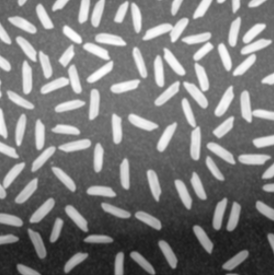
#> input picture OpenCV/image/rice.png, 274 x 275 px
$ python '10-Canny Edge Detection and Gradients 边缘识别.py'   (older library calls are emulated)
#> lines starting #> are read from the running program, lines starting #| are printed output that depends on the picture
# https://pythonprogramming.net/canny-edge-detection-gradients-python-opencv-tutorial/?completed=/morphological-transformation-python-opencv-tutorial/

'''
介绍图像梯度和边缘检测。图像梯度可以用来测量方向的强度，边缘检测完全像它听起来的那样：它发现边缘！
关于 canny的原理，可以参考如下：
http://blog.csdn.net/liuzhuomei0911/article/details/51345591


Canny边缘检测：
原理：1986年由John F.Canny提出的算法
步骤:
1噪声去除
由于边缘检测容易受到噪声影响，因此需去除噪声，第一步是使用5*5的高斯滤波器
（先看5*5高斯滤波器）

2计算图像梯度
对平滑后的图像使用Sobel算子计算水平方向和竖直方向的一阶导数（图像梯度）
(Gx和Gy)。根据得到的这两幅梯度图(Gx和Gy)找到边界的梯度和方向，公式如下:
Edge_Gradient(G)=sqrt( Gx*Gx + Gy*Gy )
Angle( C塔 ) = tan-1(上标)(Gx/Gy)
梯度的方向一般总是与边界垂直。梯度方向有四类：垂直，水平，和两个对角线
（算子和梯度也需要看）

3非极大值抑制
获得梯度的方向和大小后，对整幅图像做扫描，去除非边界上的点。对每个像素检查，
看这个点的梯度是不是周围具有相同梯度方向中的点中最大的

4滞后阈值
需要设置两个阈值：minVal和maxVal。当图像的灰度梯度高于maxVal时被认为是真的
边界，低于minVal的边界会被抛弃。介于两者之间的话，需要看该点是否与某个被确定
为真正的边界点相连，如果是就认为它是边界点，否则就抛弃。
边界是长的线段。
'''

import cv2
import numpy as np

# [45 lines left out: function video_edge, not called in this run]

def pic_edge(pic_name):
#> called with pic_name = 'image/rice.png'
    frame = cv2.imread(pic_name,cv2.IMREAD_GRAYSCALE)
#> frame is the input picture: shape (275, 274); min 25, max 255, mean 121.8
    # 提取边缘 ，Canny()
    edges = cv2.Canny(frame,100,200)
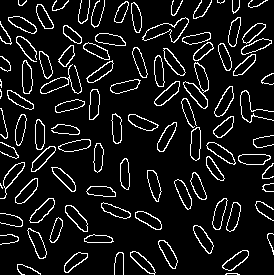
#> edges: shape (275, 274); 9.1% white in thin lines or dots
    cv2.imshow('Edges',edges)
    cv2.imshow('Original', frame)
    cv2.waitKey(0)
    cv2.destroyAllWindows()


if __name__ == '__main__':
    # video_edge(0)
    # video_edge('video/studio-install-windows.mp4')
    pic_edge('image/rice.png')
